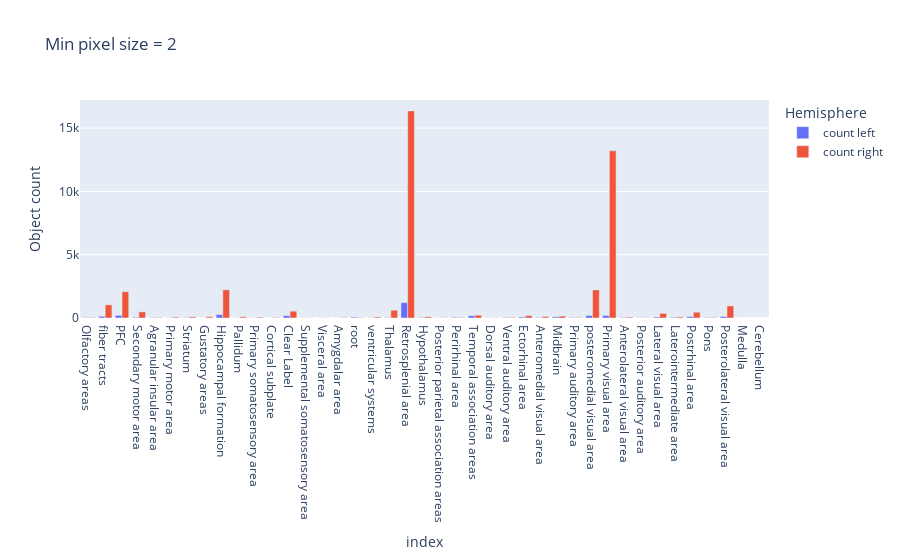

The notebook cell this image was saved under:
### Code cell
# without Objects that are only 1 pixel big
min_2 = count_area_pixel_size(
    white_220241203_p7_13_n1, black_220241203_p7_13_n1, 2, 10000
)
plotly_plot(min_2, "Min pixel size = 2")

### Figure 1 — Plotly figure (JSON) as saved in the notebook; plotly's stock layout.template omitted (floating-point values rounded to 4 significant figures)
{"data": [{"hovertemplate": "Hemisphere=count left<br>index=%{x}<br>Object count=%{y}<extra></extra>", "legendgroup": "count left", "marker": {"color": "#636efa", "pattern": {"shape": ""}}, "name": "count left", "orientation": "v", "showlegend": true, "textposition": "auto", "type": "bar", "x": ["Olfactory areas", "fiber tracts", "PFC", "Secondary motor area", "Agranular insular area", "Primary motor area", "Striatum", "Gustatory areas", "Hippocampal formation", "Pallidum", "Primary somatosensory area", "Cortical subplate", "Clear Label", "Supplemental somatosensory area", "Visceral area", "Amygdalar area", "root", "ventricular systems", "Thalamus", "Retrosplenial area", "Hypothalamus", "Posterior parietal association areas", "Perirhinal area", "Temporal association areas", "Dorsal auditory area", "Ventral auditory area", "Ectorhinal area", "Anteromedial visual area", "Midbrain", "Primary auditory area", "posteromedial visual area", "Primary visual area", "Anterolateral visual area", "Posterior auditory area", "Lateral visual area", "Laterointermediate area", "Postrhinal area", "Pons", "Posterolateral visual area", "Medulla", "Cerebellum"], "xaxis": "x", "y": [25, 132, 211, 57, 18, 12, 25, 1, 267, 9, 10, 3, 185, 12, 4, 4, 67, 8, 21, 1213, 38, 9, 51, 182, 17, 26, 78, 38, 91, 39, 197, 202, 33, 30, 76, 53, 112, 33, 121, 1, 1], "yaxis": "y"}, {"hovertemplate": "Hemisphere=count right<br>index=%{x}<br>Object count=%{y}<extra></extra>", "legendgroup": "count right", "marker": {"color": "#EF553B", "pattern": {"shape": ""}}, "name": "count right", "orientation": "v", "showlegend": true, "textposition": "auto", "type": "bar", "x": ["Olfactory areas", "fiber tracts", "PFC", "Secondary motor area", "Agranular insular area", "Primary motor area", "Striatum", "Gustatory areas", "Hippocampal formation", "Pallidum", "Primary somatosensory area", "Cortical subplate", "Clear Label", "Supplemental somatosensory area", "Visceral area", "Amygdalar area", "root", "ventricular systems", "Thalamus", "Retrosplenial area", "Hypothalamus", "Posterior parietal association areas", "Perirhinal area", "Temporal association areas", "Dorsal auditory area", "Ventral auditory area", "Ectorhinal area", "Anteromedial visual area", "Midbrain", "Primary auditory area", "posteromedial visual area", "Primary visual area", "Anterolateral visual area", "Posterior auditory area", "Lateral visual area", "Laterointermediate area", "Postrhinal area", "Pons", "Posterolateral visual area", "Medulla", "Cerebellum"], "xaxis": "x", "y": [41, 1038, 2079, 483, 40, 73, 87, 98, 2228, 96, 61, 41, 539, 10, 10, 39, 22, 79, 609, 16364, 96, 21, 45, 224, 7, 47, 188, 112, 148, 36, 2219, 13213, 70, 21, 364, 87, 457, 43, 955, 2, 0], "yaxis": "y"}], "layout": {"barmode": "group", "legend": {"title": {"text": "Hemisphere"}, "tracegroupgap": 0}, "title": {"text": "Min pixel size = 2"}, "xaxis": {"anchor": "y", "domain": [0, 1], "title": {"text": "index"}}, "yaxis": {"anchor": "x", "domain": [0, 1], "title": {"text": "Object count"}}}}
